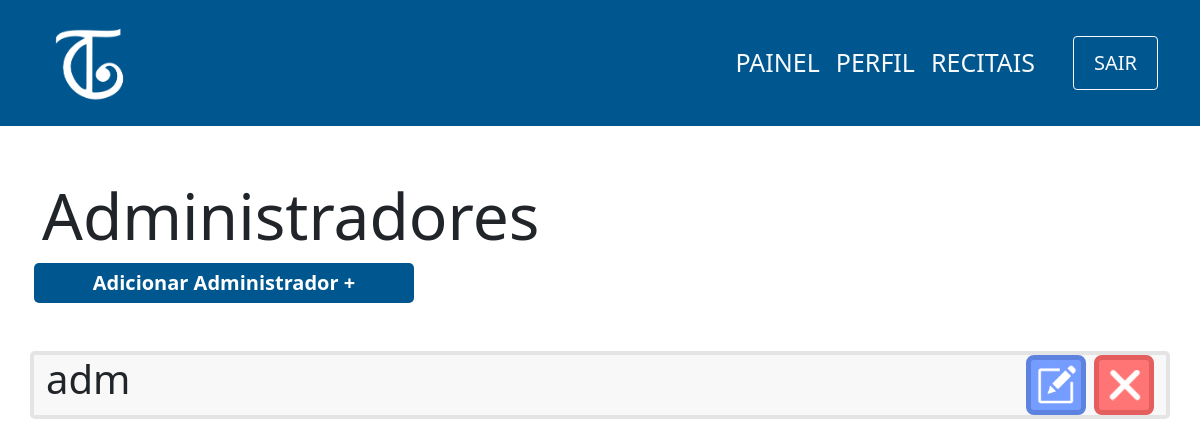
Page /view/adm/index.php (signed in) on the earlier database version.
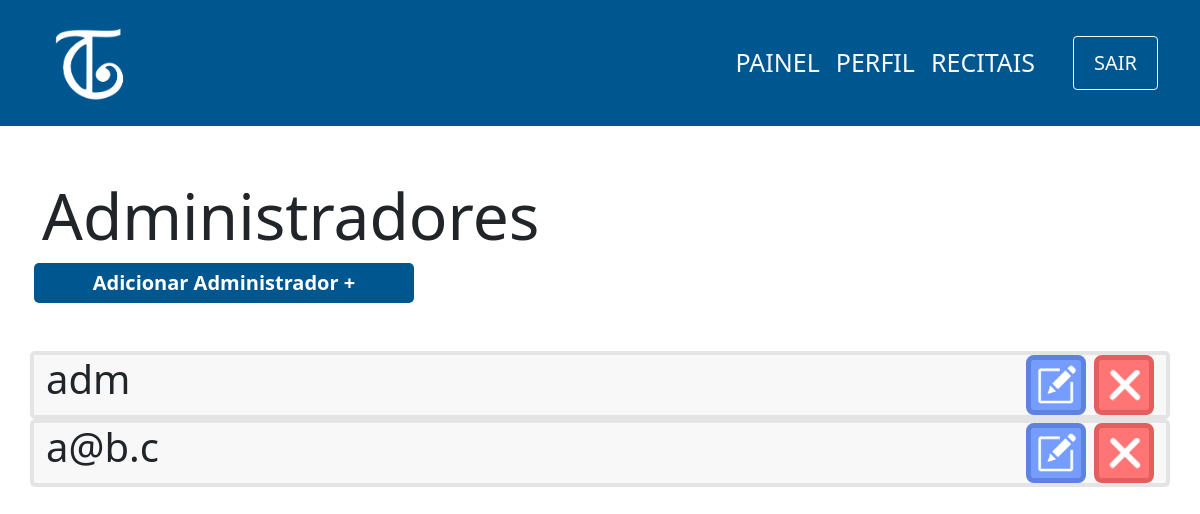
Same page on the later database version.
### tables this page shows
CREATE TABLE administrador(
                id INTEGER PRIMARY KEY,
                senha varchar(100) not null,
                email varchar(100) not null
            );

### controller/adm/index.php (called while the page is built)
<?php
    require '../../db/connection.php';
    try {
        $sql=$db->prepare('SELECT * FROM administrador');
        $sql->execute();
        $admins=$sql->fetchAll(PDO::FETCH_ASSOC);
    } catch (PDOException $e) {
        echo 'Erro ao executar comando no banco de dados: ' . $e->getMessage();
        exit();
    }
?>

### view/adm/index.php (the view)
<?php
    include '../../layouts/navbar.php';
    include '../../controller/adm/index.php';
?>
<div class="container">
    <div class="row mt-5">
        <h1 class="mt-1 display-3">Administradores</h1>
        <span class="btn-principal col-md-4 col-sm-12 mx-1 text-center mb-5" onclick="location.href='cadastro.php'">
            <a>Adicionar Administrador +</a>
        </span>
        <?php
            foreach($admins as $admin){
                echo'
                    <div class="col-12 card d-flex flex-row justify-content-between">
                        <div class="d-flex flex-column">
                            <p class="m-0 display-6">'.$admin['email'].'</p>
                        </div>
                        <div class="d-flex align-items-center">
                            <button onclick="location.href=\'edit.php?id='.$admin['id'].'\';" class="btn-editar mx-2">
                                <img src="../../images/edit-icon.png" width=40px>
                            </button>
                            <button onclick="location.href=\'../../controller/adm/delete.php?id='.$admin['id'].'\';" class="btn-remover">
                                <img src="../../images/delete-icon.png" width=40px>
                            </button>
                        </div>
                    </div>
                   ';
            }
        ?>
    </div>
</div>

Differences in the rows shown:
added administrador: email "a@b.c"
